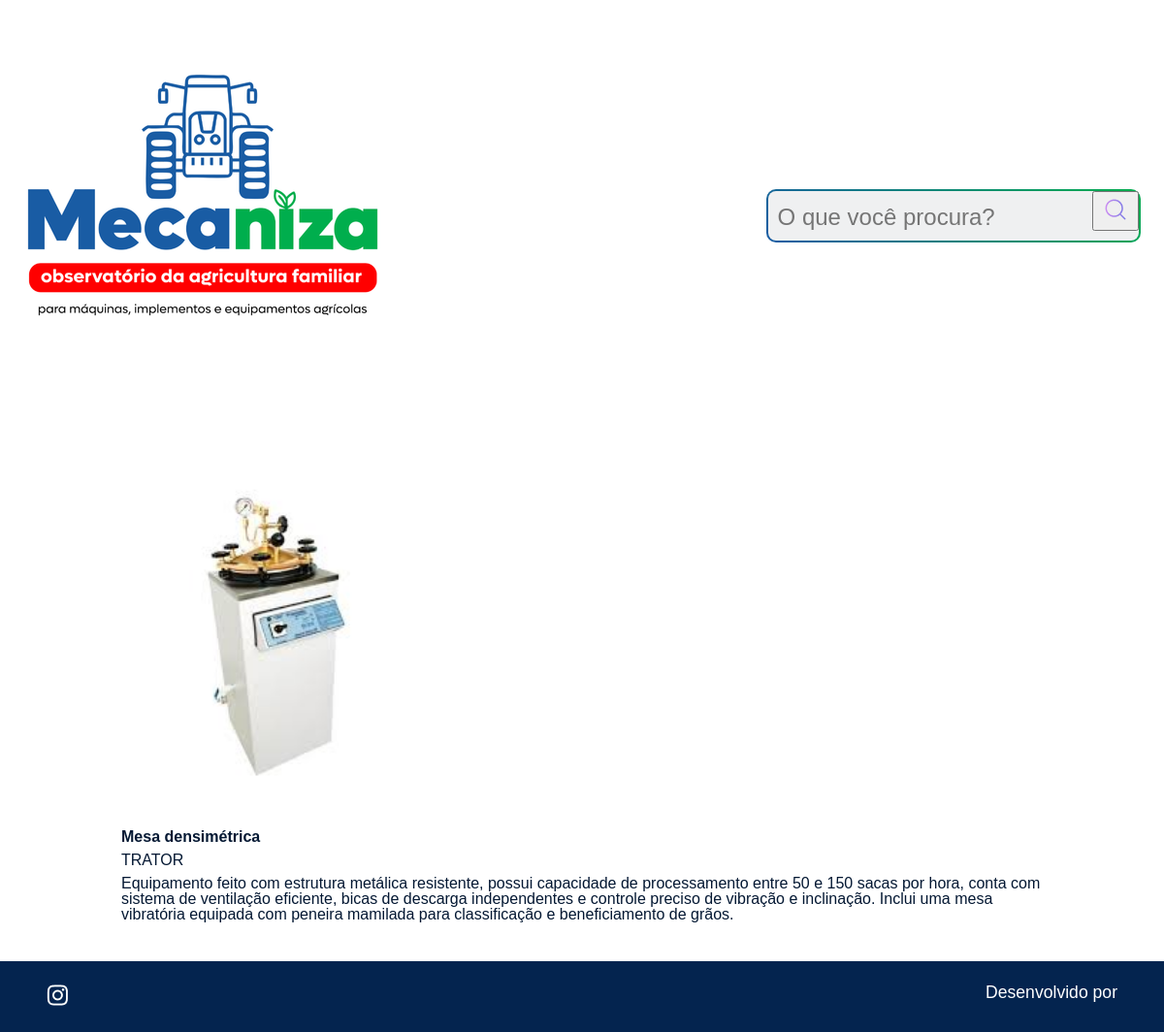
The app's page /imgdes/2 with its own data.
### apps/maqdesenvolvimento/models.py (models this page shows, shortened)
class MaqDesenvolvimento(models.Model):
    OPCOES_CATEGORIA = [
        ("TRATOR", "Trator" ),
        ("IMPLEMENTO AGRÍCOLA", "Implemento Agrícola" ),
    ]
    nome = models.CharField(max_length=100, null=False, blank=False)
    descricao = models.TextField(null=False, blank=False)
    categoria = models.CharField(max_length=100, choices=OPCOES_CATEGORIA, default='')
    foto = models.ImageField(upload_to="fotos/%Y/%m/%d/", blank=True)
    publicada = models.BooleanField(default=False)

### apps/maqdesenvolvimento/views.py (the view)
# urls.py: path('imgdes/<int:imgdes_id>', imgdes, name='imgdes'),
def imgdes(request, imgdes_id):
    imgdes = get_object_or_404(MaqDesenvolvimento, pk=imgdes_id)
    return render(request, 'maqdesenvolvimento/imagem.html', {"imgdes": imgdes})

### templates/maqdesenvolvimento/imagem.html (shortened to what this page needs)
{% extends 'shared/base.html' %}
{% load static %}
{% block content %}
            <section class="conteudo">
                <section class="imagem">
                    <div class="imagem__conteudo">
                        {% if imgdes.foto == "" or imgdes.foto == null %}
                            <img class="imagem__imagem" src="{% static '/assets/imagens/galeria/not_found.png'%}">
                        {% else %}
                            <img class="card__imagem" src="{{ imgdes.foto.url }}" alt="foto">
                        {% endif %}
                        <div class="imagem__info">
                            <div class="imagem__texto">
                                <p class="imagem__titulo">{{ imgdes.nome }}</p>
                                <p class="imagem__descricao">{{ imgdes.categoria }}</p>
                                <p class="imagem__texto">{{ imgdes.descricao }}</p>
                            </div>
                        </div>
                    </div>
                </section>
            </section>
    </div>
{% endblock %}

### setup/static/styles/style.css (style rules this page uses)
html, body, div, span, applet, object, iframe, h1, h2, h3, h4, h5, h6, p, blockquote, pre, a, abbr, acronym, address, big, cite, code, del, dfn, em, img, ins, kbd, q, s, samp, small, strike, strong, sub, sup, tt, var, b, u, i, center, dl, dt, dd, ol, ul, li, fieldset, form, label, legend, table, caption, tbody, tfoot, thead, tr, th, td, article, aside, canvas, details, embed, figure, figcaption, footer, header, hgroup, menu, nav, output, ruby, section, summary, time, mark, audio, video { margin: 0; padding: 0; border: 0; font-size: 100%; font: inherit; vertical-align: baseline; }
article, aside, details, figcaption, figure, footer, header, hgroup, menu, nav, section { display: block; }
body { line-height: 1; font-family: 'Space Grotesk', sans-serif; min-height: 100vh; background: white; background-repeat: no-repeat; background-position: center; background-size: cover; }
.card__imagem { width: 330px; border-radius: 10px 10px 0 0; }
.imagem { display: flex; justify-content: center; align-items: center; }
.imagem__conteudo { background-color: transparent; display: flex; flex-direction: column; border-radius: 20px 20px 0 0; width: 950px; }
.imagem__info { font-size: 1.2rem; display: flex; justify-content: space-between; align-items: center; margin-bottom: 1rem; margin-top: 1rem; }
.imagem__texto { display: flex; flex-direction: column; justify-content: space-between; color: #FFFFFF; margin-top: 0.5rem; }
.imagem__titulo { font-weight: bold; line-height: 2rem; color: #041833; }
.imagem__texto { font-size: 1rem; color: #041833; }
.imagem__descricao { font-size: 1rem; color: #041833; }

### records on screen
MaqDesenvolvimento: foto (picture), nome "Mesa densimétrica", categoria "TRATOR", descricao "Equipamento feito com estrutura metálica resistente, possui capacidade de processamento entre 50 e 150 sacas por hora, conta com sistema de ventilação eficiente, bicas de descarga independentes e controle preciso de vibração e inclinação. Inclui uma mesa vibratória equipada com peneira mamilada para classificação e beneficiamento de grãos."
